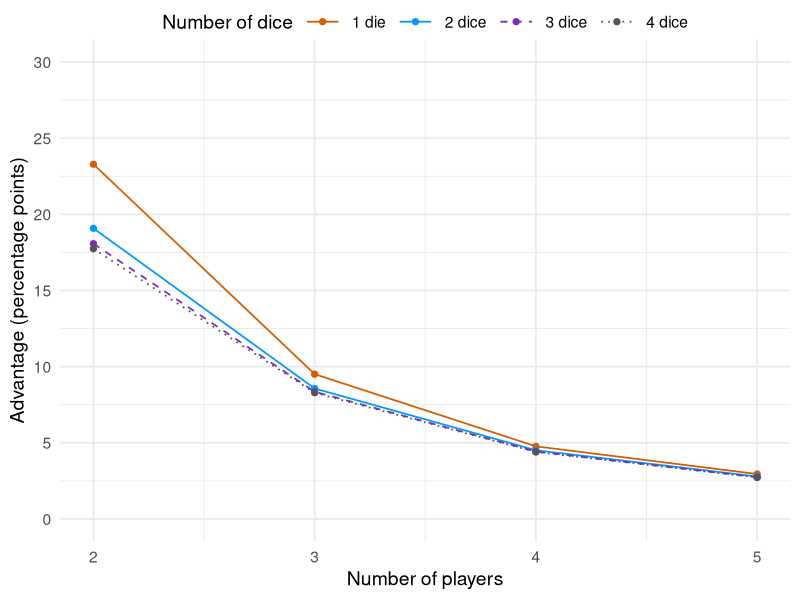
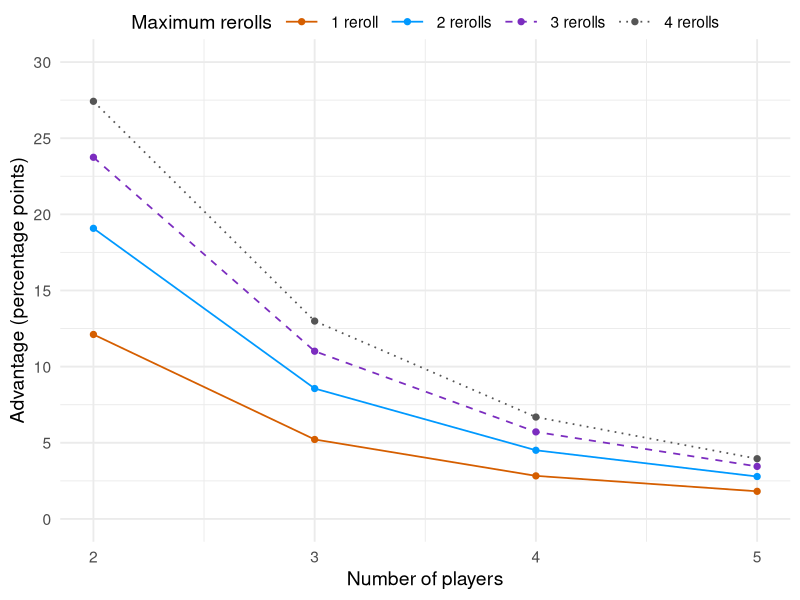

Recreate these plots in R, in order.
library(ggplot2)

standard_p1 <- c(59.540908, 39.041568, 28.380408, 22.226391)

results <- data.frame(
  model = c(
    rep("1 die", 7),
    rep("2 dice", 4),
    rep("3 dice", 4),
    rep("4 dice", 4),
    rep("1 reroll", 4),
    rep("2 rerolls", 4),
    rep("3 rerolls", 6),
    rep("4 rerolls", 4)
  ),

  n_players = c(
    2:8,
    2:5,
    2:5,
    2:5,
    2:5,
    2:5,
    2:7,
    2:5
  ),

  p1 = c(
    # 1 die
    61.644476, 39.669737, 28.572767,
    22.356983, 18.330885, 15.517772, 13.471646,

    # 2 dice
    standard_p1,

    # 3 dice
    59.036547, 38.898376, 28.317243, 22.191047,

    # 4 dice
    58.870696, 38.855469, 28.295300, 22.176988,

    # 1 reroll
    56.055628, 36.810776, 27.119934, 21.449203,

    # 2 rerolls
    standard_p1,

    # 3 rerolls
    61.873349, 40.674863, 29.285466,
    22.758242, 18.614911, 15.740823,

    # 4 rerolls
    63.710945, 41.994157, 30.016189, 23.163070
  )
)

# Use the same advantage as in Figure 1, relative to the mean opponent.
results$baseline <- (100 - results$p1) / (results$n_players - 1)
results$advantage <- results$p1 - results$baseline

dice_data <- subset(
  results,
  model %in% c("1 die", "2 dice", "3 dice", "4 dice") &
    n_players <= 5
)

dice_data$model <- factor(
  dice_data$model,
  levels = c("1 die", "2 dice", "3 dice", "4 dice")
)

reroll_data <- subset(
  results,
  model %in% c("1 reroll", "2 rerolls", "3 rerolls", "4 rerolls") &
    n_players <= 5
)

reroll_data$model <- factor(
  reroll_data$model,
  levels = c("1 reroll", "2 rerolls", "3 rerolls", "4 rerolls")
)

# The second colour marks the standard setting in both figures.
variant_colours <- c("#D55E00", "#0099FF", "#7B2CBF", "#555555")
variant_lines <- c("solid", "solid", "dashed", "dotted")
y_breaks <- pretty(c(0, dice_data$advantage, reroll_data$advantage))

# Figure 8
p1 <- ggplot(
  dice_data,
  aes(x = n_players, y = advantage,
      colour = model, linetype = model, group = model)
) +
  geom_line(linewidth = 0.6) +
  geom_point(size = 1.8) +
  scale_x_continuous(breaks = 2:5) +
  scale_y_continuous(limits = range(y_breaks), breaks = y_breaks) +
  scale_colour_manual(values = variant_colours) +
  scale_linetype_manual(values = variant_lines) +
  labs(
    x = "Number of players",
    y = "Advantage (percentage points)",
    colour = "Number of dice",
    linetype = "Number of dice"
  ) +
  theme_minimal(base_size = 14) +
  theme(legend.position = "top", legend.margin = margin(b = -10), legend.key.width = grid::unit(1, "cm"))

ggsave("dice_advantage.png", p1, width = 7, height = 4.5, dpi = 300,
       bg = "white")

# Figure 9
p2 <- ggplot(
  reroll_data,
  aes(x = n_players, y = advantage,
      colour = model, linetype = model, group = model)
) +
  geom_line(linewidth = 0.6) +
  geom_point(size = 1.8) +
  scale_x_continuous(breaks = 2:5) +
  scale_y_continuous(limits = range(y_breaks), breaks = y_breaks) +
  scale_colour_manual(values = variant_colours) +
  scale_linetype_manual(values = variant_lines) +
  labs(
    x = "Number of players",
    y = "Advantage (percentage points)",
    colour = "Maximum rerolls",
    linetype = "Maximum rerolls"
  ) +
  theme_minimal(base_size = 14) +
  theme(legend.position = "top", legend.margin = margin(b = -10), legend.key.width = grid::unit(1, "cm"))

ggsave("reroll_advantage.png", p2, width = 7, height = 4.5, dpi = 300,
       bg = "white")
